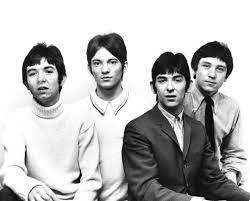
#> input picture my_image.jpeg, 250 x 201 px
$ python rotating_image.py
#> lines starting #> are read from the running program, lines starting #| are printed output that depends on the picture
import cv2

img = cv2.imread("my_image.jpeg")
#> img is the input picture: shape (201, 250, 3); min 0, max 255, mean 186.2

height, width = img.shape[:2]
#> height = 201; width = 250

rotateimg = cv2.getRotationMatrix2D((width/2, height/2), 90, 0.5)

finalimg = cv2.warpAffine(img, rotateimg, (width, height))
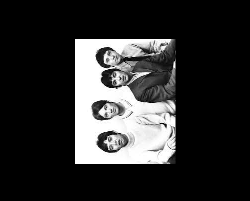
#> finalimg: shape (201, 250, 3); min 0, max 255, mean 46.6

cv2.imshow("Rotated Image", finalimg)

cv2.imshow("Original Image", img)

cv2.waitKey()
